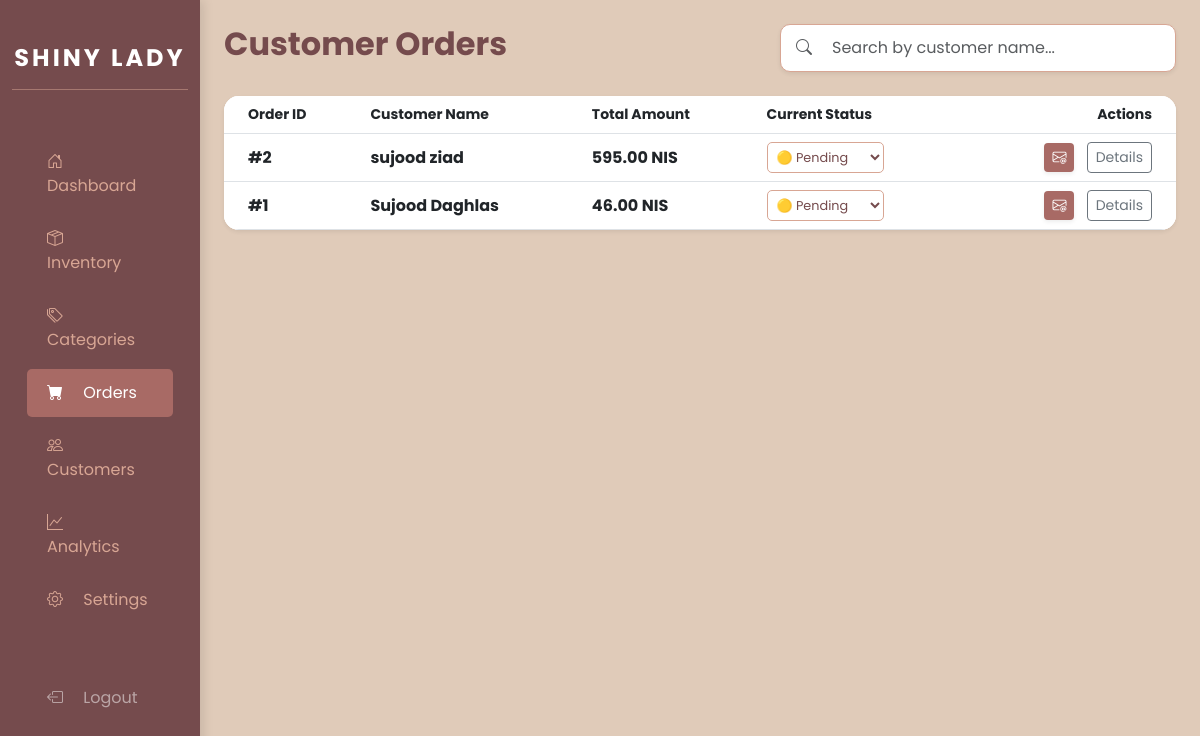
/web2026/admin/orders.php, run on the app's committed database.
### tables this page shows
CREATE TABLE `orders` (
  `id` int(11) NOT NULL,
  `customer_name` varchar(255) NOT NULL,
  `customer_email` varchar(255) DEFAULT NULL,
  `customer_phone` varchar(50) NOT NULL,
  `location` varchar(100) NOT NULL,
  `city` varchar(100) NOT NULL,
  `address` text NOT NULL,
  `total_amount` decimal(10,2) NOT NULL,
  `order_items` text NOT NULL,
  `status` varchar(50) DEFAULT 'Pending',
  `created_at` timestamp NOT NULL DEFAULT current_timestamp()
);

### web2026/admin/orders.php (the view, shortened to what this page needs)
<?php
global $conn;
$query = "SELECT * FROM `orders` ORDER BY id DESC";
$result = mysqli_query($conn, $query);
?>
<!DOCTYPE html>
<html lang="en">
<head>
    <link rel="stylesheet" href="https://cdn.jsdelivr.net/npm/bootstrap@5.3.0/dist/css/bootstrap.min.css">
    <link rel="stylesheet" href="https://cdn.jsdelivr.net/npm/bootstrap-icons@1.11.0/font/bootstrap-icons.css">
    <link rel="stylesheet" href="css/admin-style.css">
</head>
<body>
<div class="container-fluid">
    <div class="row flex-column flex-md-row">
        <nav class="col-md-2 d-none d-md-block sidebar">
            <div class="text-center mb-5">
                <h4 class="fw-bold mt-4 text-white" style="letter-spacing: 3px;">SHINY LADY</h4>
                <hr style="color: var(--rosewater); opacity: 0.5;">
            </div>
            <a href="index.php" class="<?php echo (basename($_SERVER['PHP_SELF']) == 'index.php') ? 'active' : ''; ?>">
                <i class="bi bi-house-door me-3"></i> Dashboard
            </a>
            <a href="inventory.php" class="<?php echo (basename($_SERVER['PHP_SELF']) == 'inventory.php') ? 'active' : ''; ?>">
                <i class="bi bi-box-seam me-3"></i> Inventory
            </a>
            <a href="categories.php" class="<?php echo (basename($_SERVER['PHP_SELF']) == 'categories.php') ? 'active' : ''; ?>">
                <i class="bi bi-tags me-3"></i> Categories
            </a>
            <a href="orders.php" class="<?php echo (basename($_SERVER['PHP_SELF']) == 'orders.php') ? 'active' : ''; ?>">
                <i class="bi bi-cart-fill me-3"></i> Orders
            </a>
            <a href="customers.php" class="<?php echo (basename($_SERVER['PHP_SELF']) == 'customers.php') ? 'active' : ''; ?>">
                <i class="bi bi-people me-3"></i> Customers
            </a>
            <a href="analytics.php" class="<?php echo (basename($_SERVER['PHP_SELF']) == 'analytics.php') ? 'active' : ''; ?>">
                <i class="bi bi-graph-up me-3"></i> Analytics
            </a>
            <a href="settings.php" class="<?php echo (basename($_SERVER['PHP_SELF']) == 'settings.php') ? 'active' : ''; ?>">
                <i class="bi bi-gear me-3"></i> Settings
            </a>
            <div style="margin-top: 50px; padding-bottom: 30px;">
                <a href="login.php" onclick="return confirm('Confirm Logout?')" class="text-white-50">
                    <i class="bi bi-box-arrow-left me-3"></i> Logout
                </a>
            </div>
        </nav>
        <main class="col-md-10 ms-sm-auto px-md-4 py-4">
            <div class="d-flex justify-content-between align-items-center mb-4">
                <h2 class="fw-bold text-plum-wine">Customer Orders</h2>
                <div class="search-container d-flex align-items-center shadow-sm">
                    <i class="bi bi-search text-muted me-2"></i>
                    <input type="text" id="orderSearch" class="form-control border-0 shadow-none" placeholder="Search by customer name...">
                </div>
            </div>
            <div class="card border-0 shadow-sm" style="border-radius: 15px; overflow: hidden;">
                <div class="table-responsive">
                    <table class="table align-middle mb-0">
                        <thead class="bg-light">
                        <tr class="small text-muted">
                            <th class="ps-4">Order ID</th>
                            <th>Customer Name</th>
                            <th>Total Amount</th>
                            <th>Current Status</th>
                            <th class="text-end pe-4">Actions</th>
                        </tr>
                        </thead>
                        <tbody id="orderTableBody">
                        <?php if(mysqli_num_rows($result) > 0): ?>
                            <?php while($row = mysqli_fetch_assoc($result)):
                                $order_id = $row['id'];
                                $customer_name = $row['customer_name'];
                                $customer_email = $row['customer_email'];
                                $total = $row['total_amount'];
                                $status = $row['status'];
                                $subject = "Order #$order_id Confirmation";
                                $body = "Hello $customer_name ✨, We confirmed your order of $total NIS. 💖";
                                $mailto = "mailto:$customer_email?subject=".rawurlencode($subject)."&body=".rawurlencode($body);
                                ?>
                                <tr class="order-row">
                                    <td class="ps-4 fw-bold">#<?php echo $order_id; ?></td>
                                    <td>
                                        <div class="fw-bold text-plum-wine cust-name-text"><?php echo htmlspecialchars($customer_name); ?></div>
                                    </td>
                                    <td class="fw-bold"><?php echo $total; ?> NIS</td>
                                    <td>
                                        <select class="status-select" onchange="changeOrderStatus(<?php echo $order_id; ?>, this.value)">
                                            <option value="Pending" <?php if($status == 'Pending') echo 'selected'; ?>>🟡 Pending</option>
                                        </select>
                                    </td>
                                    <td class="text-end pe-4">
                                        <a href="<?php echo $mailto; ?>" class="btn btn-sm btn-email me-2 shadow-sm" title="Contact via Email">
                                            <i class="bi bi-envelope-at"></i>
                                        </a>
                                        <a href="order-details.php?id=<?php echo $order_id; ?>" class="btn btn-sm btn-outline-secondary">
                                            Details
                                        </a>
                                    </td>
                                </tr>
                            <?php endwhile; ?>
                        <?php else: ?>
                            <tr><td colspan="5" class="text-center py-5 text-muted">No orders found.</td></tr>
                        <?php endif; ?>
                        </tbody>
                    </table>
                </div>
            </div>
        </main>
    </div>
</div>
</body>
</html>

### web2026/admin/css/admin-style.css (style rules this page uses)
:root { --plum-wine: #754B4D; --copper-rose: #A86A65; --dusty-rose: #AB8882; --rosewater: #D8A694; --china-doll: #E0CBB9; --white: #ffffff; }
body { font-family: 'Poppins', sans-serif; background-color: var(--china-doll); color: var(--plum-wine); }
.sidebar { background-color: var(--plum-wine); min-height: 100vh; padding-top: 20px; box-shadow: 4px 0 10px rgba(0,0,0,0.1); }
.sidebar a { color: var(--rosewater); padding: 12px 20px; display: block; text-decoration: none; font-weight: 400; transition: 0.3s; margin: 5px 15px; border-radius: 5px; }
.sidebar a:hover, .sidebar a.active { background-color: var(--copper-rose); color: var(--white); }
.card { border: none; border-radius: 12px; background: var(--white); box-shadow: 0 4px 12px rgba(117, 75, 77, 0.1); }
.table thead { background-color: var(--rosewater); color: var(--plum-wine); }
.table tbody { background-color: var(--white); }

### web2026/admin/orders.php (style rules this page uses)
.status-select { font-size: 0.8rem; padding: 5px; border-radius: 5px; border: 1px solid var(--rosewater); color: var(--plum-wine); background: #fff; cursor: pointer; }
.search-container { max-width: 400px; background: #fff; border: 1px solid var(--rosewater); border-radius: 10px; padding: 5px 15px; }
.btn-email { background-color: var(--copper-rose); color: white; border: none; }

### data on the page
orders: id "2", customer_name "sujood ziad", total_amount "595.00", status+id "🟡 Pending"
orders: id "1", customer_name "Sujood Daghlas", total_amount "46.00", status+id "🟡 Pending"
